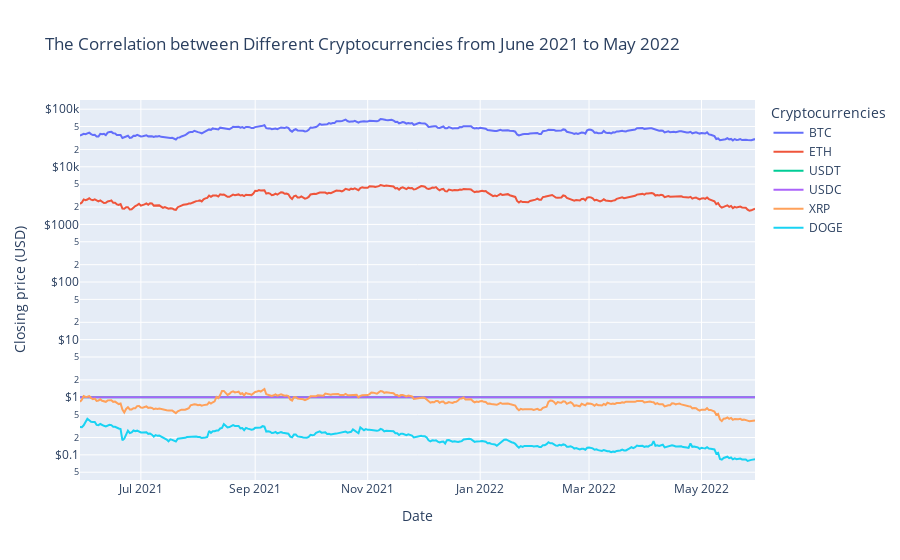

The code cell stored with this chart in its notebook:
### Markdown cell above
Plot multiple cryptocurrency graphs on the same chart as simple line graphs to see how different cryptocurrencies correlate with each other. Candlestick graphs can be too confusing with multiple currencies.

### Code cell
fig = go.Figure()

# Scatter
for idx, name in enumerate(crypto_data):
    fig = fig.add_trace(
        go.Scatter(
            x = crypto_data[name].index,
            y = crypto_data[name].Close,
            name = name,
        )
    )

fig.update_layout(
    title = 'The Correlation between Different Cryptocurrencies from June 2021 to May 2022',
    xaxis_title = 'Date',
    yaxis_title = f'Closing price ({CURRENCY})',
    legend_title = 'Cryptocurrencies'
    )
fig.update_yaxes(type='log', tickprefix='$')

fig.show()

### Figure 1 — Plotly figure (JSON) as saved in the notebook; plotly's stock layout.template omitted (floating-point values rounded to 4 significant figures; data arrays with more than 128 entries replaced by an {"elided": "..."} marker saying what was removed)
{"data": [{"name": "BTC", "type": "scatter", "x": {"elided": "366 str values"}, "y": {"elided": "366 float values"}}, {"name": "ETH", "type": "scatter", "x": {"elided": "366 str values"}, "y": {"elided": "366 float values"}}, {"name": "USDT", "type": "scatter", "x": {"elided": "366 str values"}, "y": {"elided": "366 float values"}}, {"name": "USDC", "type": "scatter", "x": {"elided": "366 str values"}, "y": {"elided": "366 float values"}}, {"name": "XRP", "type": "scatter", "x": {"elided": "366 str values"}, "y": {"elided": "366 float values"}}, {"name": "DOGE", "type": "scatter", "x": {"elided": "366 str values"}, "y": {"elided": "366 float values"}}], "layout": {"legend": {"title": {"text": "Cryptocurrencies"}}, "title": {"text": "The Correlation between Different Cryptocurrencies from June 2021 to May 2022"}, "xaxis": {"title": {"text": "Date"}}, "yaxis": {"tickprefix": "$", "title": {"text": "Closing price (USD)"}, "type": "log"}}}
